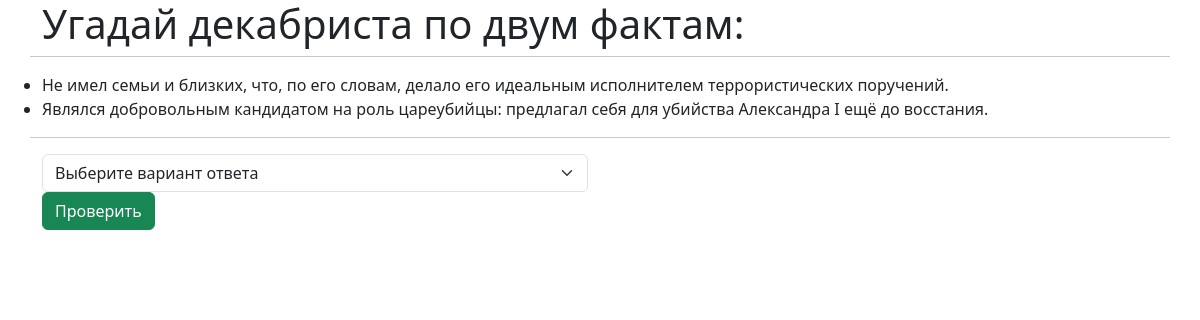
/factsquestion, run on the app's committed database.
### data/abouts.py (models this page shows)
class Abouts(SqlAlchemyBase):
    __tablename__ = 'news'
    id = sqlalchemy.Column(sqlalchemy.Integer,
                           primary_key=True, autoincrement=True)
    content = sqlalchemy.Column(sqlalchemy.String, nullable=True)
    people_id = sqlalchemy.Column(sqlalchemy.Integer,
                                sqlalchemy.ForeignKey("peoples.id"))
    people = orm.relationship('People')

### main.py (the view)
@app.route("/factsquestion", methods=["GET", "POST"])
def factsquestion():
    global people
    if request.method == "GET":
        db_sess = db_session.create_session()
        dec = db_sess.query(People).all()
        shuffle(dec)
        people = dec[0]
        abouts = db_sess.query(Abouts).filter(Abouts.people_id == people.id).all()
        shuffle(abouts)
        about = abouts[:2]
        return render_template("factsquize.html", fact1=about[0], fact2=about[1], dec=dec)
    elif request.method == "POST":
        return redirect(f"/answer/{request.form.get('ans_list') == people.name}")

### data/db_session.py (called while the page is built)
def create_session() -> Session:
    global __factory
    return __factory()

### templates/factsquize.html (shortened to what this page needs)
{% extends "base.html" %}
{% block content %}
<form action="" method="post" enctype="multipart/form-data">
    <div class="container">
        <div class="row">
            <div class="col-md-12">
                <h1>Угадай декабриста по двум фактам:</h1>
            </div>
        </div>
        <div class="row">
            <hr>
            <ul>
                <li>{{ fact1.content }}</li>
                <li>{{ fact2.content }}</li>
            </ul>
            <hr>
        </div>
        <div class="row">
            <div class="col-md-6">
                <select class="form-select" id="answer" name="ans_list">
                    <option selected>Выберите вариант ответа</option>
                </select>
                <button class="btn btn-success" id="btn" name="btn">Проверить</button>
            </div>
        </div>
    </div>
</form>
{% endblock %}

### data on the page
Abouts: content "Не имел семьи и близких, что, по его словам, делало его идеальным исполнителем террористических поручений."
Abouts: content "Являлся добровольным кандидатом на роль цареубийцы: предлагал себя для убийства Александра I ещё до восстания."
